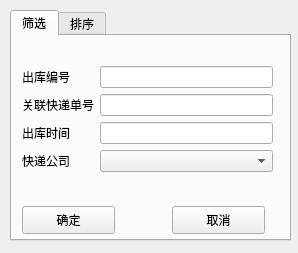
<?xml version="1.0" encoding="UTF-8"?>
<ui version="4.0">
 <class>MOutstorgeRecord</class>
 <widget class="QWidget" name="MOutstorgeRecord">
  <property name="geometry">
   <rect>
    <x>0</x>
    <y>0</y>
    <width>298</width>
    <height>253</height>
   </rect>
  </property>
  <property name="windowTitle">
   <string>Form</string>
  </property>
  <widget class="QTabWidget" name="tabWidget">
   <property name="geometry">
    <rect>
     <x>10</x>
     <y>10</y>
     <width>281</width>
     <height>231</height>
    </rect>
   </property>
   <property name="currentIndex">
    <number>0</number>
   </property>
   <widget class="QWidget" name="tab">
    <attribute name="title">
     <string>筛选</string>
    </attribute>
    <widget class="QWidget" name="formLayoutWidget">
     <property name="geometry">
      <rect>
       <x>10</x>
       <y>30</y>
       <width>251</width>
       <height>107</height>
      </rect>
     </property>
     <layout class="QFormLayout" name="formLayout">
      <item row="0" column="0">
       <widget class="QLabel" name="label_2">
        <property name="text">
         <string>出库编号</string>
        </property>
       </widget>
      </item>
      <item row="1" column="0">
       <widget class="QLabel" name="label_select_pid">
        <property name="text">
         <string>关联快递单号</string>
        </property>
       </widget>
      </item>
      <item row="0" column="1">
       <widget class="QLineEdit" name="lineEdit_select_oid"/>
      </item>
      <item row="1" column="1">
       <widget class="QLineEdit" name="lineEdit_select_pid"/>
      </item>
      <item row="2" column="0">
       <widget class="QLabel" name="label_4">
        <property name="text">
         <string>出库时间</string>
        </property>
       </widget>
      </item>
      <item row="2" column="1">
       <widget class="QLineEdit" name="lineEdit_select_time"/>
      </item>
      <item row="3" column="0">
       <widget class="QLabel" name="label">
        <property name="text">
         <string>快递公司</string>
        </property>
       </widget>
      </item>
      <item row="3" column="1">
       <widget class="QComboBox" name="comboBox_select_company">
        <item>
         <property name="text">
          <string/>
         </property>
        </item>
        <item>
         <property name="text">
          <string>中通</string>
         </property>
        </item>
        <item>
         <property name="text">
          <string>圆通</string>
         </property>
        </item>
        <item>
         <property name="text">
          <string>申通</string>
         </property>
        </item>
        <item>
         <property name="text">
          <string>韵达</string>
         </property>
        </item>
        <item>
         <property name="text">
          <string>中国邮政</string>
         </property>
        </item>
        <item>
         <property name="text">
          <string>京东</string>
         </property>
        </item>
        <item>
         <property name="text">
          <string>顺丰</string>
         </property>
        </item>
        <item>
         <property name="text">
          <string>极兔</string>
         </property>
        </item>
       </widget>
      </item>
     </layout>
    </widget>
    <widget class="QPushButton" name="pushButton_select_commit">
     <property name="geometry">
      <rect>
       <x>10</x>
       <y>170</y>
       <width>93</width>
       <height>28</height>
      </rect>
     </property>
     <property name="text">
      <string>确定</string>
     </property>
    </widget>
    <widget class="QPushButton" name="pushButton_select_reset">
     <property name="geometry">
      <rect>
       <x>160</x>
       <y>170</y>
       <width>93</width>
       <height>28</height>
      </rect>
     </property>
     <property name="text">
      <string>取消</string>
     </property>
    </widget>
   </widget>
   <widget class="QWidget" name="tab_2">
    <attribute name="title">
     <string>排序</string>
    </attribute>
    <widget class="QPushButton" name="pushButton_sort_commit">
     <property name="geometry">
      <rect>
       <x>20</x>
       <y>150</y>
       <width>93</width>
       <height>28</height>
      </rect>
     </property>
     <property name="text">
      <string>确定</string>
     </property>
    </widget>
    <widget class="QPushButton" name="pushButton_sort_reset">
     <property name="geometry">
      <rect>
       <x>170</x>
       <y>150</y>
       <width>93</width>
       <height>28</height>
      </rect>
     </property>
     <property name="text">
      <string>取消</string>
     </property>
    </widget>
    <widget class="QWidget" name="formLayoutWidget_2">
     <property name="geometry">
      <rect>
       <x>10</x>
       <y>20</y>
       <width>251</width>
       <height>107</height>
      </rect>
     </property>
     <layout class="QFormLayout" name="formLayout_2">
      <item row="0" column="0">
       <widget class="QLabel" name="label_3">
        <property name="text">
         <string>出库编号</string>
        </property>
       </widget>
      </item>
      <item row="1" column="0">
       <widget class="QLabel" name="label_select_pid_2">
        <property name="text">
         <string>关联快递单号</string>
        </property>
       </widget>
      </item>
      <item row="2" column="0">
       <widget class="QLabel" name="label_5">
        <property name="text">
         <string>出库时间</string>
        </property>
       </widget>
      </item>
      <item row="3" column="0">
       <widget class="QLabel" name="label_6">
        <property name="text">
         <string>快递公司</string>
        </property>
       </widget>
      </item>
      <item row="2" column="1">
       <widget class="QComboBox" name="comboBox_sort_time">
        <item>
         <property name="text">
          <string/>
         </property>
        </item>
        <item>
         <property name="text">
          <string>由旧到新</string>
         </property>
        </item>
        <item>
         <property name="text">
          <string>由新到旧</string>
         </property>
        </item>
       </widget>
      </item>
      <item row="1" column="1">
       <widget class="QComboBox" name="comboBox_sort_pid">
        <item>
         <property name="text">
          <string/>
         </property>
        </item>
        <item>
         <property name="text">
          <string>升序排列</string>
         </property>
        </item>
        <item>
         <property name="text">
          <string>降序排列</string>
         </property>
        </item>
       </widget>
      </item>
      <item row="3" column="1">
       <widget class="QComboBox" name="comboBox_sort_company">
        <item>
         <property name="text">
          <string/>
         </property>
        </item>
        <item>
         <property name="text">
          <string>首字符升序</string>
         </property>
        </item>
        <item>
         <property name="text">
          <string>首字幕降序</string>
         </property>
        </item>
       </widget>
      </item>
      <item row="0" column="1">
       <widget class="QComboBox" name="comboBox_sort_oid">
        <item>
         <property name="text">
          <string/>
         </property>
        </item>
        <item>
         <property name="text">
          <string>升序</string>
         </property>
        </item>
        <item>
         <property name="text">
          <string>降序</string>
         </property>
        </item>
       </widget>
      </item>
     </layout>
    </widget>
   </widget>
  </widget>
 </widget>
 <resources/>
 <connections/>
</ui>
